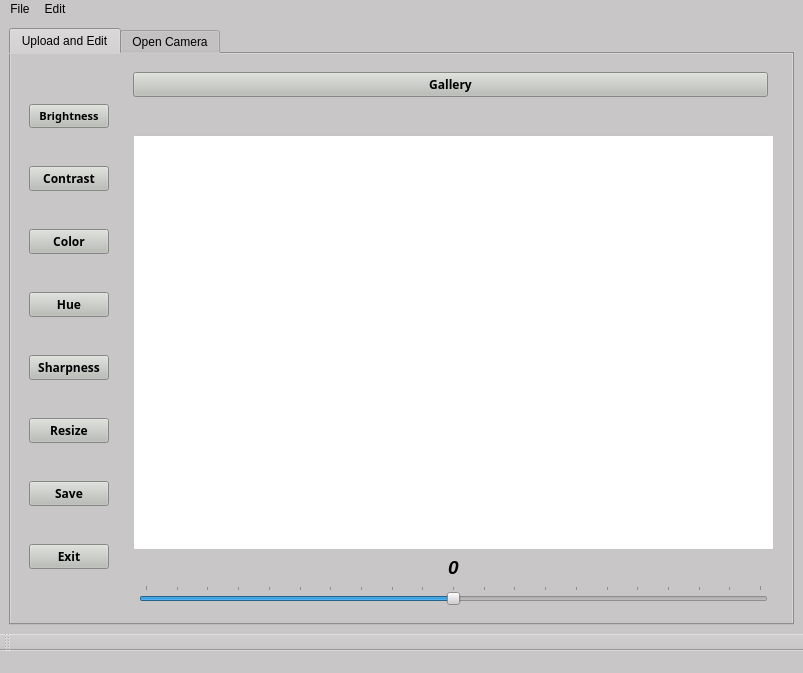
<?xml version="1.0" encoding="UTF-8"?>
<ui version="4.0">
 <class>MainWindow</class>
 <widget class="QMainWindow" name="MainWindow">
  <property name="geometry">
   <rect>
    <x>0</x>
    <y>0</y>
    <width>803</width>
    <height>673</height>
   </rect>
  </property>
  <property name="font">
   <font>
    <family>Segoe Print</family>
   </font>
  </property>
  <property name="windowTitle">
   <string>Image Editor (Main)</string>
  </property>
  <property name="windowIcon">
   <iconset resource="resources.qrc">
    <normaloff>:/Icons/Icons/color-circle.png</normaloff>:/Icons/Icons/color-circle.png</iconset>
  </property>
  <property name="autoFillBackground">
   <bool>false</bool>
  </property>
  <property name="styleSheet">
   <string notr="true">background:rgb(200, 198, 199)</string>
  </property>
  <property name="tabShape">
   <enum>QTabWidget::Triangular</enum>
  </property>
  <widget class="QWidget" name="centralwidget">
   <layout class="QGridLayout" name="gridLayout_2">
    <item row="0" column="1">
     <layout class="QHBoxLayout" name="horizontalLayout">
      <item>
       <widget class="QTabWidget" name="Tab">
        <property name="tabPosition">
         <enum>QTabWidget::North</enum>
        </property>
        <property name="currentIndex">
         <number>0</number>
        </property>
        <property name="iconSize">
         <size>
          <width>30</width>
          <height>30</height>
         </size>
        </property>
        <widget class="QWidget" name="EditTab">
         <property name="font">
          <font>
           <family>Segoe Print</family>
           <weight>75</weight>
           <italic>true</italic>
           <bold>true</bold>
          </font>
         </property>
         <attribute name="icon">
          <iconset resource="resources.qrc">
           <normaloff>:/Icons/Icons/image.png</normaloff>:/Icons/Icons/image.png</iconset>
         </attribute>
         <attribute name="title">
          <string>Upload and Edit</string>
         </attribute>
         <layout class="QGridLayout" name="gridLayout_3">
          <item row="0" column="0">
           <widget class="QFrame" name="frame_2">
            <property name="frameShape">
             <enum>QFrame::NoFrame</enum>
            </property>
            <property name="frameShadow">
             <enum>QFrame::Plain</enum>
            </property>
            <layout class="QVBoxLayout" name="verticalLayout">
             <item>
              <widget class="QPushButton" name="Brightness">
               <property name="font">
                <font>
                 <family>Segoe Print</family>
                 <pointsize>8</pointsize>
                 <weight>75</weight>
                 <italic>false</italic>
                 <bold>true</bold>
                 <underline>false</underline>
                 <strikeout>false</strikeout>
                 <kerning>false</kerning>
                </font>
               </property>
               <property name="mouseTracking">
                <bool>true</bool>
               </property>
               <property name="tabletTracking">
                <bool>true</bool>
               </property>
               <property name="focusPolicy">
                <enum>Qt::WheelFocus</enum>
               </property>
               <property name="acceptDrops">
                <bool>true</bool>
               </property>
               <property name="layoutDirection">
                <enum>Qt::LeftToRight</enum>
               </property>
               <property name="autoFillBackground">
                <bool>false</bool>
               </property>
               <property name="styleSheet">
                <string notr="true">background-color: rgb(186, 189, 182);</string>
               </property>
               <property name="text">
                <string>Brightness</string>
               </property>
               <property name="icon">
                <iconset theme="brightness" resource="resources.qrc">
                 <normaloff>:/Icons/Icons/brightness(1).png</normaloff>:/Icons/Icons/brightness(1).png</iconset>
               </property>
               <property name="iconSize">
                <size>
                 <width>57</width>
                 <height>50</height>
                </size>
               </property>
              </widget>
             </item>
             <item>
              <widget class="QPushButton" name="Contrast">
               <property name="font">
                <font>
                 <family>Segoe Print</family>
                 <weight>75</weight>
                 <bold>true</bold>
                </font>
               </property>
               <property name="autoFillBackground">
                <bool>false</bool>
               </property>
               <property name="styleSheet">
                <string notr="true">background-color: rgb(186, 189, 182);</string>
               </property>
               <property name="text">
                <string>Contrast</string>
               </property>
               <property name="icon">
                <iconset theme="brightness" resource="resources.qrc">
                 <normaloff>:/Icon/Icons/brightness(2).png</normaloff>:/Icon/Icons/brightness(2).png</iconset>
               </property>
               <property name="iconSize">
                <size>
                 <width>57</width>
                 <height>50</height>
                </size>
               </property>
              </widget>
             </item>
             <item>
              <widget class="QPushButton" name="Color">
               <property name="font">
                <font>
                 <family>Segoe Print</family>
                 <weight>75</weight>
                 <bold>true</bold>
                </font>
               </property>
               <property name="autoFillBackground">
                <bool>false</bool>
               </property>
               <property name="styleSheet">
                <string notr="true">background-color: rgb(186, 189, 182);</string>
               </property>
               <property name="text">
                <string>Color</string>
               </property>
               <property name="icon">
                <iconset theme="brightness" resource="resources.qrc">
                 <normaloff>:/Icons/Icons/color-circle.png</normaloff>:/Icons/Icons/color-circle.png</iconset>
               </property>
               <property name="iconSize">
                <size>
                 <width>57</width>
                 <height>50</height>
                </size>
               </property>
              </widget>
             </item>
             <item>
              <widget class="QPushButton" name="Hue">
               <property name="font">
                <font>
                 <family>Segoe Print</family>
                 <weight>75</weight>
                 <bold>true</bold>
                </font>
               </property>
               <property name="autoFillBackground">
                <bool>false</bool>
               </property>
               <property name="styleSheet">
                <string notr="true">background-color: rgb(186, 189, 182);</string>
               </property>
               <property name="text">
                <string>Hue</string>
               </property>
               <property name="icon">
                <iconset theme="brightness" resource="resources.qrc">
                 <normaloff>:/Icons/Icons/hue-circle.png</normaloff>:/Icons/Icons/hue-circle.png</iconset>
               </property>
               <property name="iconSize">
                <size>
                 <width>57</width>
                 <height>50</height>
                </size>
               </property>
              </widget>
             </item>
             <item>
              <widget class="QPushButton" name="Sharpness">
               <property name="font">
                <font>
                 <family>Segoe Print</family>
                 <weight>75</weight>
                 <bold>true</bold>
                </font>
               </property>
               <property name="autoFillBackground">
                <bool>false</bool>
               </property>
               <property name="styleSheet">
                <string notr="true">background-color: rgb(186, 189, 182);</string>
               </property>
               <property name="text">
                <string>Sharpness</string>
               </property>
               <property name="icon">
                <iconset theme="brightness" resource="resources.qrc">
                 <normaloff>:/Icons/Icons/sharp.png</normaloff>:/Icons/Icons/sharp.png</iconset>
               </property>
               <property name="iconSize">
                <size>
                 <width>57</width>
                 <height>50</height>
                </size>
               </property>
              </widget>
             </item>
             <item>
              <widget class="QPushButton" name="Resize">
               <property name="font">
                <font>
                 <family>Segoe Print</family>
                 <weight>75</weight>
                 <bold>true</bold>
                </font>
               </property>
               <property name="styleSheet">
                <string notr="true">background-color: rgb(186, 189, 182);</string>
               </property>
               <property name="text">
                <string>Resize</string>
               </property>
               <property name="icon">
                <iconset resource="resources.qrc">
                 <normaloff>:/Icons/Icons/expand.png</normaloff>:/Icons/Icons/expand.png</iconset>
               </property>
               <property name="iconSize">
                <size>
                 <width>57</width>
                 <height>50</height>
                </size>
               </property>
              </widget>
             </item>
             <item>
              <widget class="QPushButton" name="Save">
               <property name="font">
                <font>
                 <family>Segoe Print</family>
                 <weight>75</weight>
                 <bold>true</bold>
                </font>
               </property>
               <property name="styleSheet">
                <string notr="true">background-color: rgb(186, 189, 182);</string>
               </property>
               <property name="text">
                <string>Save</string>
               </property>
               <property name="icon">
                <iconset resource="resources.qrc">
                 <normaloff>:/Icon/Icons/diskette.png</normaloff>:/Icon/Icons/diskette.png</iconset>
               </property>
               <property name="iconSize">
                <size>
                 <width>57</width>
                 <height>50</height>
                </size>
               </property>
              </widget>
             </item>
             <item>
              <widget class="QPushButton" name="Exit">
               <property name="font">
                <font>
                 <family>Segoe Print</family>
                 <weight>75</weight>
                 <bold>true</bold>
                </font>
               </property>
               <property name="styleSheet">
                <string notr="true">background-color: rgb(186, 189, 182);</string>
               </property>
               <property name="text">
                <string>Exit</string>
               </property>
               <property name="icon">
                <iconset resource="resources.qrc">
                 <normaloff>:/Icon/Icons/cancel.png</normaloff>:/Icon/Icons/cancel.png</iconset>
               </property>
               <property name="iconSize">
                <size>
                 <width>50</width>
                 <height>50</height>
                </size>
               </property>
              </widget>
             </item>
            </layout>
           </widget>
          </item>
          <item row="0" column="1">
           <widget class="QFrame" name="frame">
            <property name="frameShape">
             <enum>QFrame::NoFrame</enum>
            </property>
            <property name="frameShadow">
             <enum>QFrame::Raised</enum>
            </property>
            <layout class="QGridLayout" name="gridLayout">
             <item row="0" column="0" colspan="2">
              <widget class="QPushButton" name="Upload">
               <property name="enabled">
                <bool>true</bool>
               </property>
               <property name="font">
                <font>
                 <family>Segoe Print</family>
                 <weight>75</weight>
                 <bold>true</bold>
                </font>
               </property>
               <property name="autoFillBackground">
                <bool>false</bool>
               </property>
               <property name="styleSheet">
                <string notr="true">background-color: rgb(186, 189, 182);</string>
               </property>
               <property name="text">
                <string>Gallery</string>
               </property>
               <property name="icon">
                <iconset resource="resources.qrc">
                 <normaloff>:/Icons/Icons/image.png</normaloff>:/Icons/Icons/image.png</iconset>
               </property>
               <property name="iconSize">
                <size>
                 <width>50</width>
                 <height>50</height>
                </size>
               </property>
              </widget>
             </item>
             <item row="4" column="1">
              <widget class="QLabel" name="editlabel">
               <property name="font">
                <font>
                 <family>Segoe Print</family>
                 <pointsize>14</pointsize>
                 <weight>50</weight>
                 <bold>false</bold>
                </font>
               </property>
               <property name="text">
                <string/>
               </property>
               <property name="textFormat">
                <enum>Qt::PlainText</enum>
               </property>
               <property name="alignment">
                <set>Qt::AlignCenter</set>
               </property>
               <property name="wordWrap">
                <bool>true</bool>
               </property>
              </widget>
             </item>
             <item row="8" column="1">
              <widget class="QSlider" name="horizontalSlider">
               <property name="autoFillBackground">
                <bool>false</bool>
               </property>
               <property name="styleSheet">
                <string notr="true">background:rgb(200, 198, 199)</string>
               </property>
               <property name="minimum">
                <number>-100</number>
               </property>
               <property name="maximum">
                <number>100</number>
               </property>
               <property name="singleStep">
                <number>10</number>
               </property>
               <property name="pageStep">
                <number>10</number>
               </property>
               <property name="value">
                <number>0</number>
               </property>
               <property name="sliderPosition">
                <number>0</number>
               </property>
               <property name="tracking">
                <bool>true</bool>
               </property>
               <property name="orientation">
                <enum>Qt::Horizontal</enum>
               </property>
               <property name="invertedControls">
                <bool>false</bool>
               </property>
               <property name="tickPosition">
                <enum>QSlider::TicksAbove</enum>
               </property>
               <property name="tickInterval">
                <number>10</number>
               </property>
              </widget>
             </item>
             <item row="6" column="1">
              <widget class="QLabel" name="label">
               <property name="font">
                <font>
                 <family>Nirmala UI</family>
                 <pointsize>14</pointsize>
                 <weight>75</weight>
                 <bold>true</bold>
                </font>
               </property>
               <property name="autoFillBackground">
                <bool>false</bool>
               </property>
               <property name="text">
                <string>0</string>
               </property>
               <property name="alignment">
                <set>Qt::AlignCenter</set>
               </property>
               <property name="wordWrap">
                <bool>true</bool>
               </property>
              </widget>
             </item>
             <item row="5" column="0" colspan="3">
              <widget class="QGraphicsView" name="editView">
               <property name="autoFillBackground">
                <bool>true</bool>
               </property>
               <property name="styleSheet">
                <string notr="true">background-color:rgb(255,255,255)</string>
               </property>
               <property name="frameShadow">
                <enum>QFrame::Plain</enum>
               </property>
              </widget>
             </item>
            </layout>
           </widget>
          </item>
         </layout>
        </widget>
        <widget class="QWidget" name="OpenCamera">
         <attribute name="icon">
          <iconset>
           <disabledoff>:/Icons/Icons/camera.png</disabledoff>
          </iconset>
         </attribute>
         <attribute name="title">
          <string>Open Camera</string>
         </attribute>
         <layout class="QGridLayout" name="gridLayout_4">
          <item row="1" column="1">
           <widget class="QScrollArea" name="CameraView">
            <property name="styleSheet">
             <string notr="true">background-color:rgb(255,255,255)</string>
            </property>
            <property name="widgetResizable">
             <bool>true</bool>
            </property>
            <widget class="QWidget" name="scrollAreaWidgetContents">
             <property name="geometry">
              <rect>
               <x>0</x>
               <y>0</y>
               <width>747</width>
               <height>468</height>
              </rect>
             </property>
            </widget>
           </widget>
          </item>
          <item row="0" column="1" colspan="3">
           <widget class="QPushButton" name="Camera">
            <property name="font">
             <font>
              <family>Segoe Print</family>
              <weight>75</weight>
              <bold>true</bold>
             </font>
            </property>
            <property name="autoFillBackground">
             <bool>false</bool>
            </property>
            <property name="styleSheet">
             <string notr="true">background-color: rgb(186, 189, 182);</string>
            </property>
            <property name="text">
             <string>Capture</string>
            </property>
            <property name="icon">
             <iconset theme="brightness" resource="resources.qrc">
              <normaloff>:/Icons/Icons/camera.png</normaloff>:/Icons/Icons/camera.png</iconset>
            </property>
            <property name="iconSize">
             <size>
              <width>50</width>
              <height>50</height>
             </size>
            </property>
           </widget>
          </item>
         </layout>
        </widget>
       </widget>
      </item>
     </layout>
    </item>
   </layout>
  </widget>
  <widget class="QMenuBar" name="menubar">
   <property name="geometry">
    <rect>
     <x>0</x>
     <y>0</y>
     <width>803</width>
     <height>20</height>
    </rect>
   </property>
   <widget class="QMenu" name="menuFile">
    <property name="acceptDrops">
     <bool>false</bool>
    </property>
    <property name="title">
     <string>File</string>
    </property>
    <property name="toolTipsVisible">
     <bool>true</bool>
    </property>
    <addaction name="separator"/>
    <addaction name="actionSave"/>
    <addaction name="actionExit"/>
    <addaction name="actionUpload"/>
   </widget>
   <widget class="QMenu" name="menuEdit">
    <property name="title">
     <string>Edit</string>
    </property>
    <addaction name="actionBrightess"/>
    <addaction name="actionContrast"/>
    <addaction name="actionColor"/>
    <addaction name="actionHue"/>
    <addaction name="actionSharpness"/>
    <addaction name="actionResize"/>
    <addaction name="separator"/>
    <addaction name="actionImage_Display"/>
   </widget>
   <addaction name="menuFile"/>
   <addaction name="menuEdit"/>
  </widget>
  <widget class="QStatusBar" name="statusBar"/>
  <widget class="QToolBar" name="toolBar">
   <property name="windowTitle">
    <string>toolBar</string>
   </property>
   <attribute name="toolBarArea">
    <enum>BottomToolBarArea</enum>
   </attribute>
   <attribute name="toolBarBreak">
    <bool>false</bool>
   </attribute>
  </widget>
  <action name="actionSave">
   <property name="icon">
    <iconset resource="resources.qrc">
     <normaloff>:/Icon/Icons/diskette.png</normaloff>:/Icon/Icons/diskette.png</iconset>
   </property>
   <property name="text">
    <string>Save</string>
   </property>
   <property name="shortcut">
    <string>Ctrl+S</string>
   </property>
  </action>
  <action name="actionExit">
   <property name="icon">
    <iconset resource="resources.qrc">
     <normaloff>:/Icon/Icons/cancel.png</normaloff>:/Icon/Icons/cancel.png</iconset>
   </property>
   <property name="text">
    <string>Exit</string>
   </property>
   <property name="shortcut">
    <string>Esc</string>
   </property>
  </action>
  <action name="actionBrightess">
   <property name="icon">
    <iconset resource="resources.qrc">
     <normaloff>:/Icons/Icons/brightness(1).png</normaloff>:/Icons/Icons/brightness(1).png</iconset>
   </property>
   <property name="text">
    <string>Brightess</string>
   </property>
   <property name="shortcut">
    <string>B</string>
   </property>
  </action>
  <action name="actionContrast">
   <property name="icon">
    <iconset resource="resources.qrc">
     <normaloff>:/Icon/Icons/brightness(2).png</normaloff>:/Icon/Icons/brightness(2).png</iconset>
   </property>
   <property name="text">
    <string>Contrast</string>
   </property>
   <property name="shortcut">
    <string>C</string>
   </property>
  </action>
  <action name="actionColor">
   <property name="icon">
    <iconset resource="resources.qrc">
     <normaloff>:/Icons/Icons/color-circle.png</normaloff>:/Icons/Icons/color-circle.png</iconset>
   </property>
   <property name="text">
    <string>Color</string>
   </property>
   <property name="shortcut">
    <string>Ctrl+C</string>
   </property>
  </action>
  <action name="actionHue">
   <property name="icon">
    <iconset resource="resources.qrc">
     <normaloff>:/Icons/Icons/hue-circle.png</normaloff>:/Icons/Icons/hue-circle.png</iconset>
   </property>
   <property name="text">
    <string>Hue</string>
   </property>
   <property name="shortcut">
    <string>H</string>
   </property>
  </action>
  <action name="actionSharpness">
   <property name="icon">
    <iconset resource="resources.qrc">
     <normaloff>:/Icons/Icons/sharp.png</normaloff>:/Icons/Icons/sharp.png</iconset>
   </property>
   <property name="text">
    <string>Sharpness</string>
   </property>
   <property name="shortcut">
    <string>S</string>
   </property>
  </action>
  <action name="actionResize">
   <property name="icon">
    <iconset resource="resources.qrc">
     <normaloff>:/Icons/Icons/expand.png</normaloff>:/Icons/Icons/expand.png</iconset>
   </property>
   <property name="text">
    <string>Resize</string>
   </property>
   <property name="shortcut">
    <string>R</string>
   </property>
  </action>
  <action name="actionImage_Display">
   <property name="text">
    <string>Image_Display</string>
   </property>
   <property name="visible">
    <bool>false</bool>
   </property>
   <property name="iconVisibleInMenu">
    <bool>false</bool>
   </property>
  </action>
  <action name="quitAction">
   <property name="text">
    <string>&amp;End Full Screen</string>
   </property>
   <property name="toolTip">
    <string>Exit Screen</string>
   </property>
   <property name="shortcut">
    <string>Esc</string>
   </property>
  </action>
  <action name="actionUpload">
   <property name="text">
    <string>Upload</string>
   </property>
   <property name="shortcut">
    <string>Ctrl+O</string>
   </property>
  </action>
 </widget>
 <resources>
  <include location="resources.qrc"/>
 </resources>
 <connections/>
</ui>
